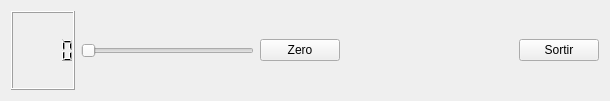
<?xml version="1.0" encoding="UTF-8"?>
<ui version="4.0">
 <class>Widget</class>
 <widget class="QWidget" name="Widget">
  <property name="geometry">
   <rect>
    <x>0</x>
    <y>0</y>
    <width>610</width>
    <height>101</height>
   </rect>
  </property>
  <property name="windowTitle">
   <string>Widget</string>
  </property>
  <layout class="QHBoxLayout" name="horizontalLayout">
   <item>
    <widget class="disco" name="lcdNumber">
     <property name="styleSheet">
      <string notr="true"/>
     </property>
    </widget>
   </item>
   <item>
    <widget class="QSlider" name="horizontalSlider">
     <property name="orientation">
      <enum>Qt::Horizontal</enum>
     </property>
    </widget>
   </item>
   <item>
    <widget class="QPushButton" name="pushButton">
     <property name="text">
      <string>Zero</string>
     </property>
    </widget>
   </item>
   <item>
    <spacer name="horizontalSpacer">
     <property name="orientation">
      <enum>Qt::Horizontal</enum>
     </property>
     <property name="sizeHint" stdset="0">
      <size>
       <width>169</width>
       <height>20</height>
      </size>
     </property>
    </spacer>
   </item>
   <item>
    <widget class="QPushButton" name="pushButton_2">
     <property name="text">
      <string>Sortir</string>
     </property>
    </widget>
   </item>
  </layout>
 </widget>
 <layoutdefault spacing="6" margin="11"/>
 <customwidgets>
  <customwidget>
   <class>disco</class>
   <extends>QLCDNumber</extends>
   <header>disco.h</header>
   <slots>
    <slot>canviarvalor(int)</slot>
    <slot>valor0()</slot>
   </slots>
  </customwidget>
 </customwidgets>
 <resources/>
 <connections>
  <connection>
   <sender>pushButton_2</sender>
   <signal>clicked(bool)</signal>
   <receiver>Widget</receiver>
   <slot>close()</slot>
   <hints>
    <hint type="sourcelabel">
     <x>550</x>
     <y>34</y>
    </hint>
    <hint type="destinationlabel">
     <x>488</x>
     <y>12</y>
    </hint>
   </hints>
  </connection>
  <connection>
   <sender>horizontalSlider</sender>
   <signal>valueChanged(int)</signal>
   <receiver>lcdNumber</receiver>
   <slot>canviarvalor(int)</slot>
   <hints>
    <hint type="sourcelabel">
     <x>143</x>
     <y>39</y>
    </hint>
    <hint type="destinationlabel">
     <x>70</x>
     <y>54</y>
    </hint>
   </hints>
  </connection>
  <connection>
   <sender>pushButton</sender>
   <signal>clicked(bool)</signal>
   <receiver>lcdNumber</receiver>
   <slot>valor0()</slot>
   <hints>
    <hint type="sourcelabel">
     <x>302</x>
     <y>36</y>
    </hint>
    <hint type="destinationlabel">
     <x>71</x>
     <y>15</y>
    </hint>
   </hints>
  </connection>
 </connections>
</ui>
